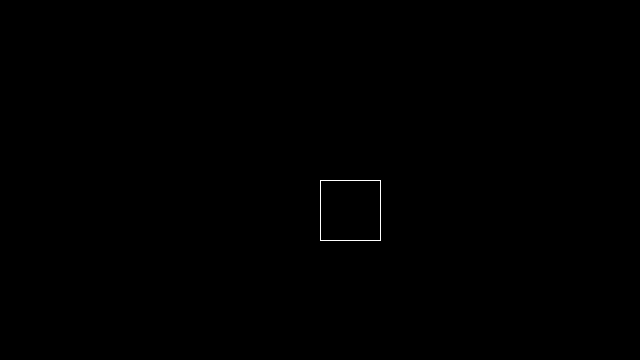
Frame 1 (no input)
Frame 60 (the mouse pressed at the canvas centre just before this capture): identical to frame 1, image omitted
Frame 120 (the mouse held since frame 60 and released just before this capture): identical to frame 1, image omitted

The Processing sketch that drew this single still picture (run headless with seeded random() and noise(); from frame 60 on, the mouse is pressed at the canvas centre):

// Processing sketch: exercise3_5
// ── exercise3_5.pde
Spaceship Asteroid;

class Spaceship{
  PVector location;
  PVector velocity;
  float acceleration;
  float mass;

  float angle;

  Spaceship(){
    location = new PVector( width/2, height/2 );
    velocity = new PVector( 0, 0 );
    acceleration = 0.1;
    angle = 0;
    mass = 30;
  }

  void update( int mode )
  {
    if( mode == 0 ) // Forward Mode
    {

    }
    else if( mode == 1 ) // Right Mode
    {
      angle += 1;
      if( angle > 360 )
      {
        angle = 0;
      }
    }

    else if( mode == 2 ) // Left mode
    {
      angle -= 1;
      if( angle < -360 )
      {
        angle = 0;
      }
    }
  }

  void display()
  {
    stroke(255);
    fill(0);

    rotate(angle);
    rect(location.x,location.y,mass*2, mass*2);
  }
}

void setup()
{
  size(640,360);
  background(0);

  Asteroid = new Spaceship();
}

void draw()
{
  background(0);

  if( keyPressed )
  {
    if( keyCode == 'Z' )
    {
        Asteroid.update( 0 );
    }
    else if( keyCode == RIGHT )
    {
        Asteroid.update( 1 );
    }
    else if( keyCode == LEFT )
    {
        Asteroid.update( 2 );
    }
  }

  Asteroid.display();
}
